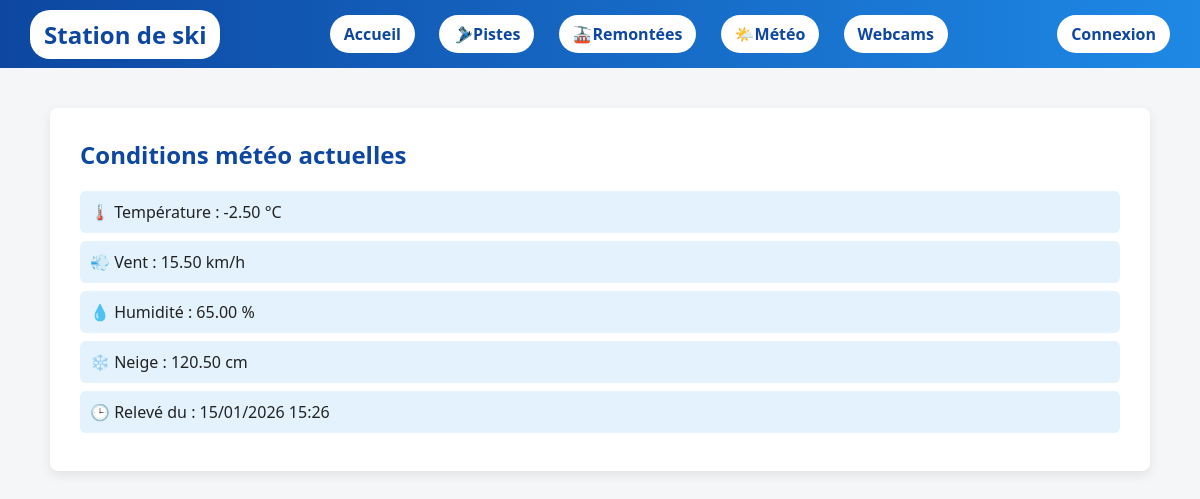
Screenshot of /V1.5/meteo.php with the database file from the repository.
### tables this page shows
CREATE TABLE IF NOT EXISTS `meteo` (
  `id_releve` int(11) NOT NULL AUTO_INCREMENT,
  `timestamp` datetime DEFAULT CURRENT_TIMESTAMP,
  `temperature` decimal(4,2) DEFAULT NULL,
  `humidite` decimal(5,2) DEFAULT NULL,
  `pression` decimal(6,2) DEFAULT NULL,
  `vitesse_vent` decimal(5,2) DEFAULT NULL,
  `direction_vent` int(11) DEFAULT NULL,
  `epaisseur_neige` decimal(5,2) DEFAULT NULL,
  PRIMARY KEY (`id_releve`)
);

### V1.5/meteo.php (the view, shortened to what this page needs)
<?php
require 'config.php';
$m = $pdo->query(
    "SELECT temperature, vitesse_vent, humidite, epaisseur_neige, timestamp
     FROM meteo
     ORDER BY timestamp DESC
     LIMIT 1"
)->fetch();
?>
<!DOCTYPE html>
<html lang="fr">
<head>
<link rel="stylesheet" href="style.css">
</head>
<body>
<header>
<h1><a href="index.html" class="logo">Station de ski</a></h1>
  <nav>
    <a href="index.html">Accueil</a>
    <a href="pistes.php">🎿Pistes</a>
    <a href="remontes.php">🚠Remontées</a>
    <a href="meteo.php">🌤️Météo</a>
    <a href="webcams.php">Webcams</a>
  </nav>
  <a href="login.php">Connexion</a>
</header>
<main>
  <h2>Conditions météo actuelles</h2>
  <?php if ($m): ?>
    <ul>
      <li>🌡️ Température : <?= $m['temperature'] ?> °C</li>
      <li>💨 Vent : <?= $m['vitesse_vent'] ?> km/h</li>
      <li>💧 Humidité : <?= $m['humidite'] ?> %</li>
      <li>❄️ Neige : <?= $m['epaisseur_neige'] ?> cm</li>
      <li>🕒 Relevé du : <?= date('d/m/Y H:i', strtotime($m['timestamp'])) ?></li>
    </ul>
  <?php else: ?>
    <p>Aucune donnée météo disponible.</p>
  <?php endif; ?>
</main>
</body>
</html>

### V1.5/style.css (style rules this page uses)
* { margin: 0; padding: 0; box-sizing: border-box; font-family: "Segoe UI", Arial, sans-serif; }
:root { --bleu: #1e88e5; --bleu-fonce: #0d47a1; --blanc: #ffffff; --gris: #f4f6f8; --texte: #222; }
body { background: var(--gris); color: var(--texte); }
header { background: linear-gradient( to right, var(--bleu-fonce), var(--bleu) ); color: white; padding: 15px 30px; display: flex; align-items: center; justify-content: space-between; }
header h1 { font-size: 24px; font-weight: 600; }
nav a { color: white; text-decoration: none; margin: 0 10px; font-weight: 500; }
header a { background: white; color: var(--bleu-fonce); padding: 8px 14px; border-radius: 20px; text-decoration: none; font-weight: 600; }
main { max-width: 1100px; margin: 40px auto; background: white; padding: 30px; border-radius: 8px; box-shadow: 0 4px 12px rgba(0,0,0,0.08); }
h2 { margin-bottom: 20px; color: var(--bleu-fonce); }
ul { list-style: none; }
ul li { padding: 10px; background: #e3f2fd; margin-bottom: 8px; border-radius: 6px; font-weight: 500; }

### rows the page displays
meteo: temperature "-2.50", vitesse_vent "15.50", humidite "65.00", epaisseur_neige "120.50", timestamp "15/01/2026 15:26"
